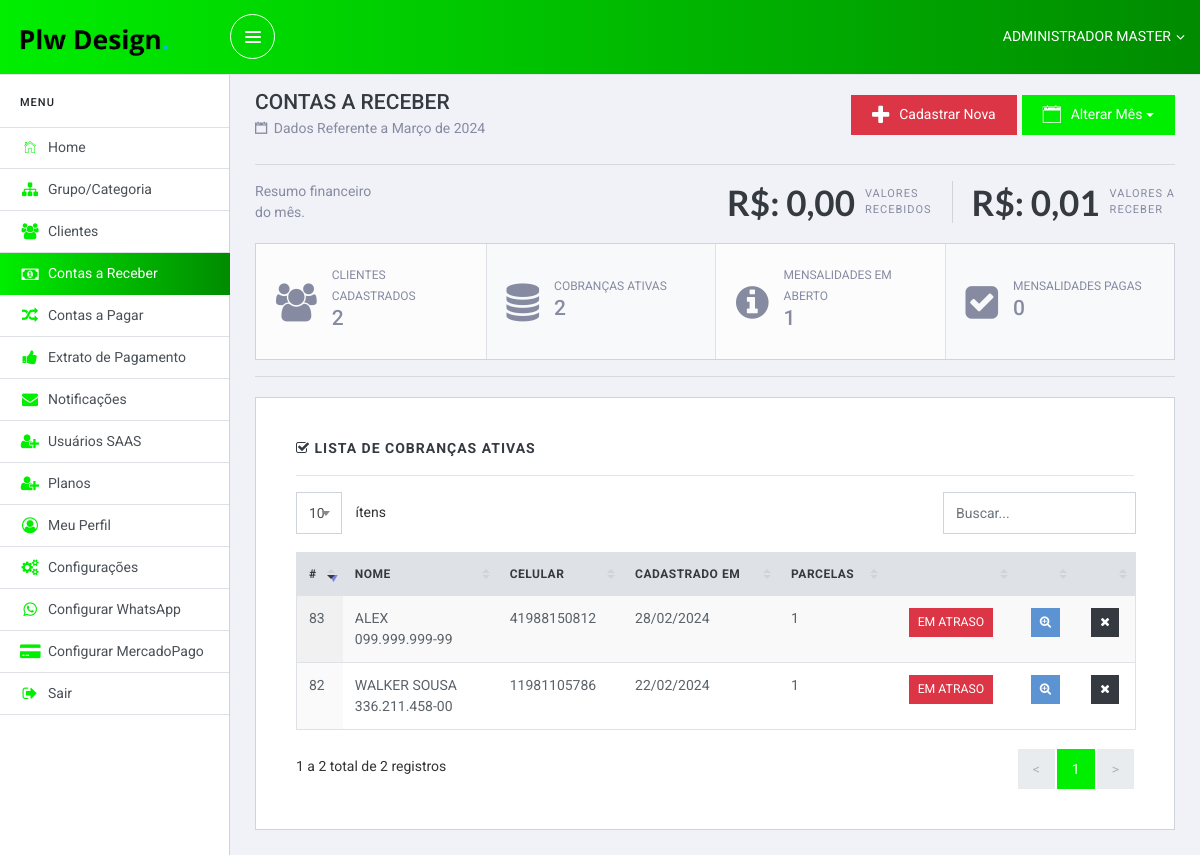
The app's page /master/contas_receber (signed in) with its own data.
### tables this page shows
CREATE TABLE `carteira` (
  `Id` int(11) NOT NULL,
  `idm` varchar(9) DEFAULT NULL,
  `valor` varchar(250) DEFAULT NULL,
  `entrada` timestamp NULL DEFAULT current_timestamp(),
  `vjurus` varchar(255) DEFAULT NULL,
  `login` varchar(15) DEFAULT NULL,
  `senha` varchar(60) DEFAULT NULL,
  `tipo` varchar(2) DEFAULT '1',
  `status` varchar(2) DEFAULT '1',
  `nome` varchar(120) DEFAULT NULL,
  `celular` varchar(255) DEFAULT NULL,
  `nascimento` varchar(15) DEFAULT NULL,
  `cpf` varchar(25) DEFAULT NULL,
  `email` varchar(120) DEFAULT NULL,
  `cep` varchar(25) DEFAULT NULL,
  `endereco` varchar(120) DEFAULT NULL,
  `numero` varchar(9) DEFAULT NULL,
  `bairro` varchar(60) DEFAULT NULL,
  `complemento` varchar(60) DEFAULT NULL,
  `cidade` varchar(30) DEFAULT NULL,
  `uf` varchar(5) DEFAULT NULL,
  `tokenmp` varchar(255) DEFAULT NULL,
  `tokenasaas` varchar(255) DEFAULT NULL,
  `nomecom` varchar(160) NOT NULL,
  `cnpj` varchar(30) NOT NULL,
  `enderecom` varchar(160) NOT NULL,
  `contato` varchar(15) NOT NULL,
  `msg` varchar(2) DEFAULT '1',
  `msgqr` varchar(2) DEFAULT '1',
  `msgpix` varchar(2) DEFAULT '1',
  `tokenapi` varchar(60) DEFAULT NULL,
  `pagamentos` varchar(2) DEFAULT '1',
  `assinatura` varchar(10) DEFAULT NULL
);

CREATE TABLE `financeiro1` (
  `Id` int(11) NOT NULL,
  `idc` varchar(5) DEFAULT 'n',
  `idm` varchar(9) DEFAULT NULL,
  `idcob` varchar(5) DEFAULT 'n',
  `valorsolicitado` decimal(10,2) DEFAULT 0.00,
  `taxaj` varchar(5) DEFAULT 'n',
  `valorjurus` decimal(10,2) DEFAULT 0.00,
  `valorfinal` decimal(10,2) DEFAULT 0.00,
  `formapagamento` varchar(3) DEFAULT 'n',
  `parcelas` varchar(3) DEFAULT 'n',
  `primeiraparcela` varchar(20) DEFAULT 'n',
  `chave` varchar(60) DEFAULT 'n',
  `status` varchar(2) DEFAULT '1',
  `vparcela` decimal(10,2) DEFAULT 0.00,
  `pagoem` varchar(15) DEFAULT 'n',
  `entrada` varchar(15) DEFAULT 'n'
);

CREATE TABLE `clientes` (
  `Id` int(11) NOT NULL,
  `idm` varchar(9) DEFAULT NULL,
  `idc` varchar(9) DEFAULT NULL,
  `valor` decimal(10,2) DEFAULT 0.00,
  `entrada` timestamp NULL DEFAULT current_timestamp(),
  `vjurus` varchar(5) DEFAULT '100',
  `login` varchar(15) DEFAULT NULL,
  `senha` varchar(60) DEFAULT NULL,
  `tipo` varchar(2) DEFAULT '1',
  `status` varchar(2) DEFAULT '1',
  `nome` varchar(120) DEFAULT NULL,
  `celular` varchar(255) DEFAULT NULL,
  `nascimento` varchar(15) DEFAULT NULL,
  `cpf` varchar(25) DEFAULT NULL,
  `email` varchar(120) DEFAULT NULL,
  `cep` varchar(25) DEFAULT NULL,
  `endereco` varchar(120) DEFAULT NULL,
  `numero` varchar(9) DEFAULT NULL,
  `bairro` varchar(60) DEFAULT NULL,
  `complemento` varchar(60) DEFAULT NULL,
  `cidade` varchar(30) DEFAULT NULL,
  `uf` varchar(5) DEFAULT NULL,
  `rg` varchar(20) DEFAULT NULL,
  `emissao` varchar(30) DEFAULT NULL,
  `uf2` varchar(6) DEFAULT NULL,
  `mae` varchar(60) DEFAULT NULL
);

CREATE TABLE `financeiro2` (
  `Id` int(11) NOT NULL,
  `idc` varchar(9) DEFAULT NULL,
  `idm` varchar(9) DEFAULT NULL,
  `chave` varchar(60) DEFAULT 'n',
  `parcela` decimal(10,2) DEFAULT 0.00,
  `datapagamento` varchar(20) DEFAULT 'n',
  `pagoem` varchar(20) DEFAULT 'n',
  `status` varchar(2) DEFAULT '1',
  `tempo` varchar(2) DEFAULT '2',
  `temp5` varchar(2) DEFAULT '2',
  `temp3` varchar(2) DEFAULT '2',
  `temp0` varchar(2) DEFAULT '2',
  `obsv` text DEFAULT NULL
);

### master/contas_receber.php (the view, shortened to what this page needs)
<?php
if(isset($_GET["mes"])) {
$mmm = $_GET["mes"];
$aaa = date("Y");
$datam = $mmm."/".$aaa;
} else {
$datam = date("m/Y");
$mmm = date("m");
}
$valoresareceber 	= $connect->query("SELECT SUM(parcela) AS totalparcela FROM financeiro2 WHERE status='1' AND datapagamento LIKE '%".$datam."%' AND idm ='".$cod_id."'");
$valoresareceberx 	= $valoresareceber->fetch(PDO::FETCH_OBJ);
$valoresrecebidos 	= $connect->query("SELECT SUM(parcela) AS totalpago FROM financeiro2 WHERE status='2' AND pagoem LIKE '%".$datam."%' AND idm ='".$cod_id."'");
$valoresrecebidoss 	= $valoresrecebidos->fetch(PDO::FETCH_OBJ);
$empativos 	= $connect->query("SELECT * FROM financeiro1 WHERE status='1' AND idm ='".$cod_id."'");
$empativosx = $empativos->rowCount();
$parcelasab	= $connect->query("SELECT * FROM financeiro2 WHERE status='1' AND datapagamento LIKE '%".$datam."%' AND idm ='".$cod_id."'");
$parcelasabx = $parcelasab->rowCount();
$parcelasap	= $connect->query("SELECT * FROM financeiro2 WHERE status='2' AND pagoem LIKE '%".$datam."%' AND idm ='".$cod_id."'");
$parcelasapx = $parcelasap->rowCount();
$cadcli	= $connect->query("SELECT * FROM clientes WHERE idm ='".$cod_id."'");
$cadclix = $cadcli->rowCount();
$meses = array(
    '01' => 'Janeiro',
    '02' => 'Fevereiro',
    '03' => 'Março',
    '04' => 'Abril',
    '05' => 'Maio',
    '06' => 'Junho',
    '07' => 'Julho',
    '08' => 'Agosto',
    '09' => 'Setembro',
    '10' => 'Outubro',
    '11' => 'Novembro',
    '12' => 'Dezembro'
);
$mes = $meses[$mmm];
$ano = date('Y');
?>
<div class="slim-mainpanel">
      <div class="container">
	  <div class="report-summary-header" style="margin-top:-10px;">
          <div>
            <h4 class="tx-inverse mg-b-3">CONTAS A RECEBER</h4>
            <p class="mg-b-0"><i class="icon ion-calendar mg-r-3"></i> Dados Referente a <?php print $mes;?> de <?php print $ano;?></p>
          </div>
          <div>
			  <a href="cad_contas" class="btn btn-danger mg-r-5"><i class="fa fa-plus tx-22 mg-r-10" aria-hidden="true"></i> Cadastrar Nova</a>
			  <div class="dropdown">
              <button class="btn btn-primary dropdown-toggle" type="button" id="dropdownMenuButton" data-toggle="dropdown" aria-haspopup="true" aria-expanded="false">
              <i class="icon ion-ios-calendar-outline tx-24"></i> Alterar Mês
              </button>
            </div>
          </div>
        </div>
		<hr />
	  <div class="dash-headline-two">
          <div>
            <p class="mg-b-0">Resumo financeiro  <br/> do mês.</p>
          </div>
          <div class="d-h-t-right">
            <div class="summary-item">
              <h1>R$: <?php echo number_format($valoresrecebidoss->totalpago, 2, ',', '.'); ?></h1>
              <span>Valores<br>recebidos</span>
            </div>
			 <div class="summary-item">
              <h1>R$: <?php echo number_format($valoresareceberx->totalparcela, 2, ',', '.'); ?></h1>
              <span>Valores a<br>receber</span>
            </div>
          </div>
        </div>
	  <div class="card card-dash-one mg-t-20">
          <div class="row no-gutters">
		  <div class="col-lg-3">
              <i class="fa fa-users tx-38" aria-hidden="true"></i>
              <div class="dash-content">
                <span class="tx-12">CLIENTES CADASTRADOS</span>
                <h4><?php echo $cadclix; ?></h4>
              </div>
           </div>
		   <div class="col-lg-3">
              <i class="fa fa-database tx-38" aria-hidden="true"></i>
              <div class="dash-content">
                <span class="tx-12">COBRANÇAS ATIVAS</span>
                <h4><?php echo $empativosx; ?></h4>
              </div>
           </div>
		   <div class="col-lg-3">
              <i class="fa fa-info-circle tx-38" aria-hidden="true"></i>
              <div class="dash-content">
                <span class="tx-12">MENSALIDADES EM ABERTO</span>
                <h4><?php echo $parcelasabx; ?></h4>
              </div>
           </div>
		   <div class="col-lg-3">
              <i class="fa fa-check-square tx-38" aria-hidden="true"></i>
              <div class="dash-content">
                <span class="tx-12">MENSALIDADES PAGAS</span>
                <h4><?php echo $parcelasapx; ?></h4>
              </div>
           </div>
		  </div>
	  </div>
	  <hr/>
	  <div class="section-wrapper mg-t-20">
          <label class="section-title"><i class="fa fa-check-square-o" aria-hidden="true"></i> LISTA DE COBRANÇAS ATIVAS</label>
		  <hr>
          <div class="table-wrapper">
            <table id="datatable1" class="table display responsive nowrap" width="100%">
              <thead>
                <tr>
				  <th>#</th>
                  <th>Nome</th>
				  <th>Celular</th>
				  <th>CADASTRADO EM</th>
				  <th>Parcelas</th>
				  <th></th>
                  <th></th>
				  <th></th>
                </tr>
              </thead>
              <tbody>
			  <?php
			  $emprestimos	= $connect->query("SELECT * FROM financeiro1 WHERE status='1' AND idm = '".$cod_id."'");
			  while ($dadosemprestimos = $emprestimos->fetch(PDO::FETCH_OBJ)) {
			  $clientes	= $connect->query("SELECT * FROM clientes WHERE Id='".$dadosemprestimos->idc."' AND idm = '".$cod_id."'");
			  while ($dadosclientes = $clientes->fetch(PDO::FETCH_OBJ)) {
			  ?>
                <tr>
				  <td><?php print $dadosemprestimos->Id;?></td>
                  <td><?php print $dadosclientes->nome;?><br/><?php print $dadosclientes->cpf;?></td>
				  <td><?php print $dadosclientes->celular;?></td>
				  <td><?php print $dadosemprestimos->entrada;?></td>
				  <td><?php print $dadosemprestimos->parcelas;?></td>
				  <td align="center">
				  <?php
					$buscafin2  = $connect->query("SELECT * FROM financeiro2 WHERE chave='".$dadosemprestimos->chave."' AND status='1' LIMIT 1");
					while ($buscafin23 = $buscafin2->fetch(PDO::FETCH_OBJ)) {
					$data1 = date("d/m/Y");
					$data2 = $buscafin23->datapagamento;
					$data1 = implode('-', array_reverse(explode('/', $data1)));
					$data2 = implode('-', array_reverse(explode('/', $data2)));
					$d1 = strtotime($data1);
					$d2 = strtotime($data2);
					if($d2 < $d1) {
					echo "<button class=\"btn btn-danger btn-sm\"> EM ATRASO</button>"; $atrz = 1;
					}
					}
				  ?>
				  </td>
				  <td align="center">
				  <form action="ver_financeiro" method="post">
	              <button type="submit" class="btn btn-info btn-sm"><i class="icon fa fa-search-plus"></i></button>
	              </form>
				  </td>
                  <td align="center">
				  <form action="classes/clientes_exe.php" method="post">
	              <button type="submit" class="btn btn-dark btn-sm" onclick='return pergunta();'><i class="icon fa fa-times"></i></button>
	              </form>
				  </td>
                </tr>
               <?php } ?>
			   <?php } ?>
              </tbody>
            </table>
          </div>
        </div>
      </div>
    </div>
  </body>
</html>

### master/topo.php (shortened to what this page needs)
<?php
$cod_id = $_SESSION['cod_id'];
require_once __DIR__ . '/../db/Conexao.php';
$pegadadosgerais = $connect->query("SELECT * FROM carteira WHERE Id = '$cod_id'");
$dadosgerais = $pegadadosgerais->fetch(PDO::FETCH_OBJ);
?>
<!DOCTYPE html>
<html lang="pt-br">
<head>
  <link href="../lib/font-awesome/css/font-awesome.css" rel="stylesheet">
  <link href="../lib/Ionicons/css/ionicons.css" rel="stylesheet">
  <link href="../lib/datatables/css/jquery.dataTables.css" rel="stylesheet">
  <link href="../lib/select2/css/select2.min.css" rel="stylesheet">
  <link href="../styles/planos.css" rel="stylesheet">
  <link href="../styles/msg-assinatura.css" rel="stylesheet">
  <link rel="stylesheet" href="../css/slim.css">
</head>
<body>
  <div class="slim-header with-sidebar" style="background-image: linear-gradient(to right, #00EE00 0%, #008B00 100%);">
    <div class="container-fluid">
      <div class="slim-header-left">
        <a class="slim-logo" href="/.">
          <img src="img/logo.png" alt="Logo Financeiro">
        </a>
        <a href="javascript: void(0);" id="slimSidebarMenu" class="slim-sidebar-menu"><span></span></a>
      </div>
      <div class="slim-header-right">
        <div class="dropdown dropdown-c">
          <a href="./" class="logged-user" data-toggle="dropdown" style="color:#FFFFFF">
            <span><?php print $dadosgerais->nome;?></span>
            <i class="fa fa-angle-down"></i>
          </a>
        </div>
      </div>
    </div>
  </div>

### records on screen
carteira: nome "ADMINISTRADOR MASTER"
financeiro1: Id "82", entrada "22/02/2024", parcelas "1"
clientes: nome "WALKER SOUSA", cpf "336.211.458-00", celular "11981105786"
financeiro2: datapagamento "EM ATRASO"
financeiro1: Id "83", entrada "28/02/2024", parcelas "1"
clientes: nome "ALEX", cpf "099.999.999-99", celular "41988150812"
financeiro2: datapagamento "EM ATRASO"

### other values on screen
$item["name"] "Home"
$item["name"] "Grupo/Categoria"
$item["name"] "Clientes"
$item["name"] "Contas a Receber"
$item["name"] "Contas a Pagar"
$item["name"] "Extrato de Pagamento"
$item["name"] "Notificações"
$item["name"] "Usuários SAAS"
$item["name"] "Planos"
$item["name"] "Meu Perfil"
$item["name"] "Configurações"
$item["name"] "Configurar WhatsApp"
$item["name"] "Configurar MercadoPago"
$item["name"] "Sair"
$mes "Março"
